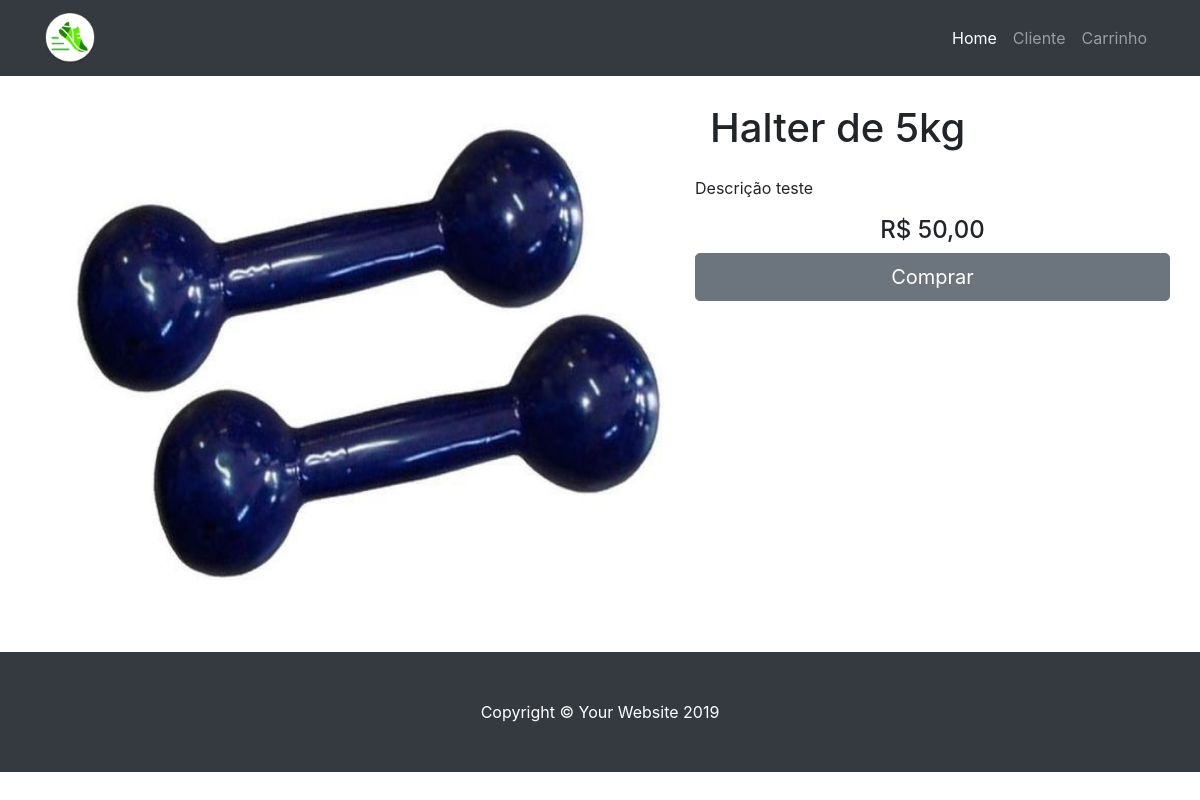
The page /detailProduto.php?p=1 on the database its author committed.
### tables this page shows
CREATE TABLE `produto` (
  `codigo` int(11) NOT NULL AUTO_INCREMENT,
  `nome` varchar(100) NOT NULL,
  `valor` double NOT NULL,
  `codcategoria` int(11) NOT NULL,
  `urlImagem` varchar(500) NOT NULL,
  `descricao` varchar(500) DEFAULT NULL,
  PRIMARY KEY (`codigo`),
  KEY `codcategoria` (`codcategoria`),
  CONSTRAINT `produto_ibfk_1` FOREIGN KEY (`codcategoria`) REFERENCES `categoria` (`codigo`)
);

### src/modelos/conector.php (called while the page is built, shortened)
<?php
class conector{
    public static function preparaConexao(){
        $usuarioBD = "root";
        $senhaBD = "12345678";
        $mysqli = new mysqli("localhost", "$usuarioBD", "$senhaBD", "loja");
        return $mysqli;
    }
    public static function sqlQuery($sql){
        $mysqli =  self::preparaConexao();
        if (!$result = $mysqli->query($sql)) {
            echo "Erro ao tentar realizar operação de banco de dados \n";
            echo "Query: " . $sql . "\n";
            echo "Erro: " . $mysqli->errno . "\n";
            echo "Erro: " . $mysqli->error . "\n";
            exit;
        }
        $retorno = null;
        $i = 0;
        while ($valor = $result->fetch_assoc()) {
            $retorno[$i] = $valor;
            $i++;
        }
        return $retorno;
    }
}
?>

### src/detailProduto.php (the view, shortened to what this page needs)
<!DOCTYPE html>
<html lang="pt">
<?php include "topo.php"; ?>
<body>
<?php
    require_once "modelos/conector.php";
    $CODIGO = $_REQUEST['p'];
    $rs = conector::sqlQuery("SELECT CODIGO, NOME, VALOR, URLIMAGEM, DESCRICAO FROM PRODUTO WHERE CODIGO = $CODIGO");
?>
  <?php include "menu.php"; ?>
  <div class="container">
    <div class="row my-4">
      <div class="col-lg-7 my-4">
        <img style="height: 500px; width: 650px" src="../img/<?php echo $rs[0]['URLIMAGEM']; ?>.jpg">
      </div>
      <div class="col-md-5">
        <h1 class="my-4"><?php echo $rs[0]['NOME']?></h1>
        <div class="row my-4" >
            <p>
                <?php
                    echo $rs[0]['DESCRICAO'];
                ?>
            </p>
            <div class="col-lg-12">
                <h4 class="text-center">R$ <?php echo number_format ( $rs[0]['VALOR'] , 2 , ',' , '.' )?></h4>
            </div>
            <br>
            <button type="button" name="btnSubmit" id="btnSubmit" class="btn btn-secondary btn-lg btn-block">Comprar</button>
        </div>
      </div>
    </div>
  </div>
  <footer class="py-5 bg-dark">
    <div class="container">
      <p class="m-0 text-center text-white">Copyright &copy; Your Website 2019</p>
    </div>
  </footer>
</body>
</html>

### css/shop-homepage.css (style rules this page uses)
body { padding-top: 56px; }

### rows shown on the page
produto: urlImagem (picture), nome "Halter de 5kg", descricao "Descrição teste", valor "50,00"
